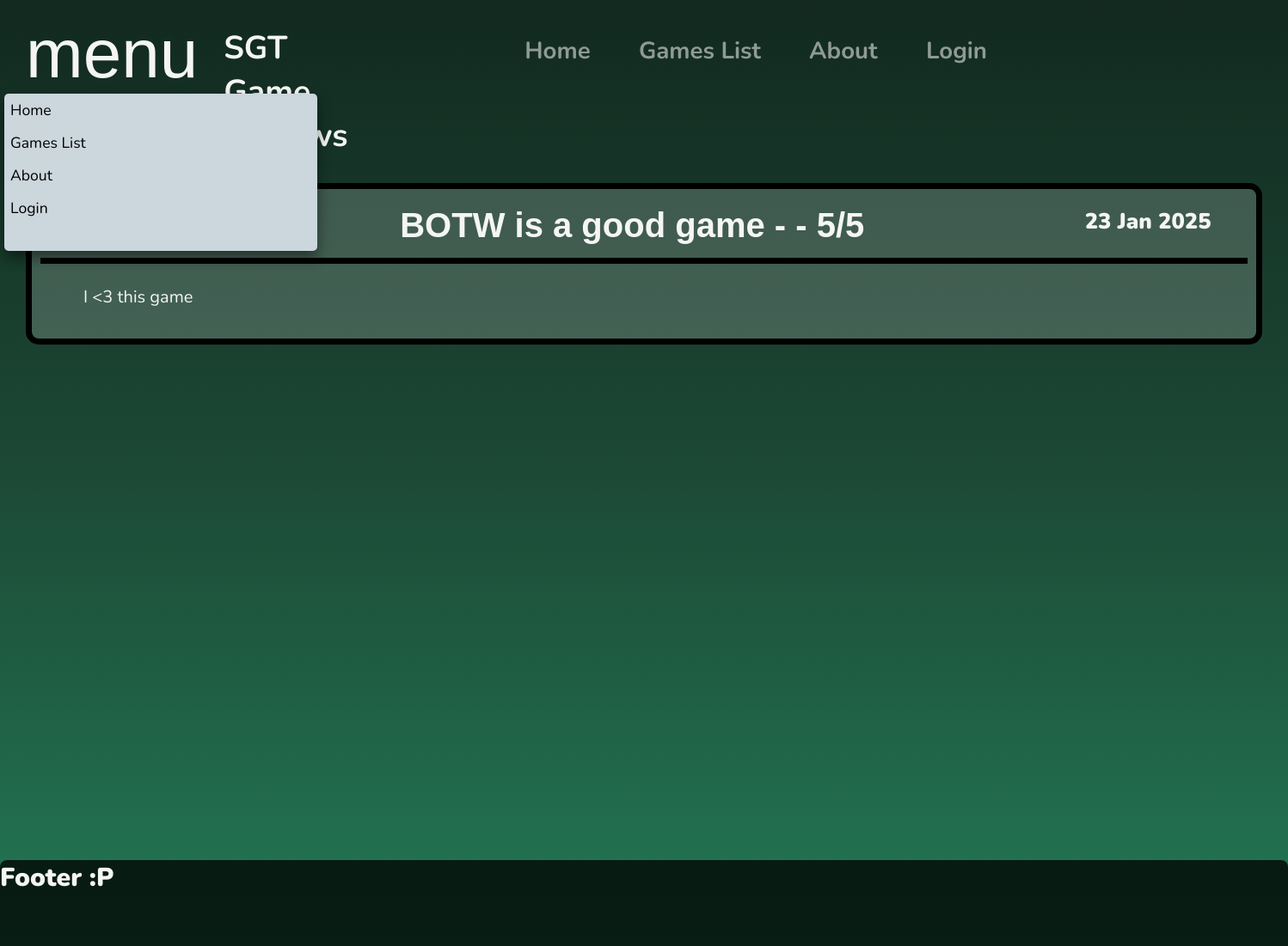
The app's page /reviews, older data.
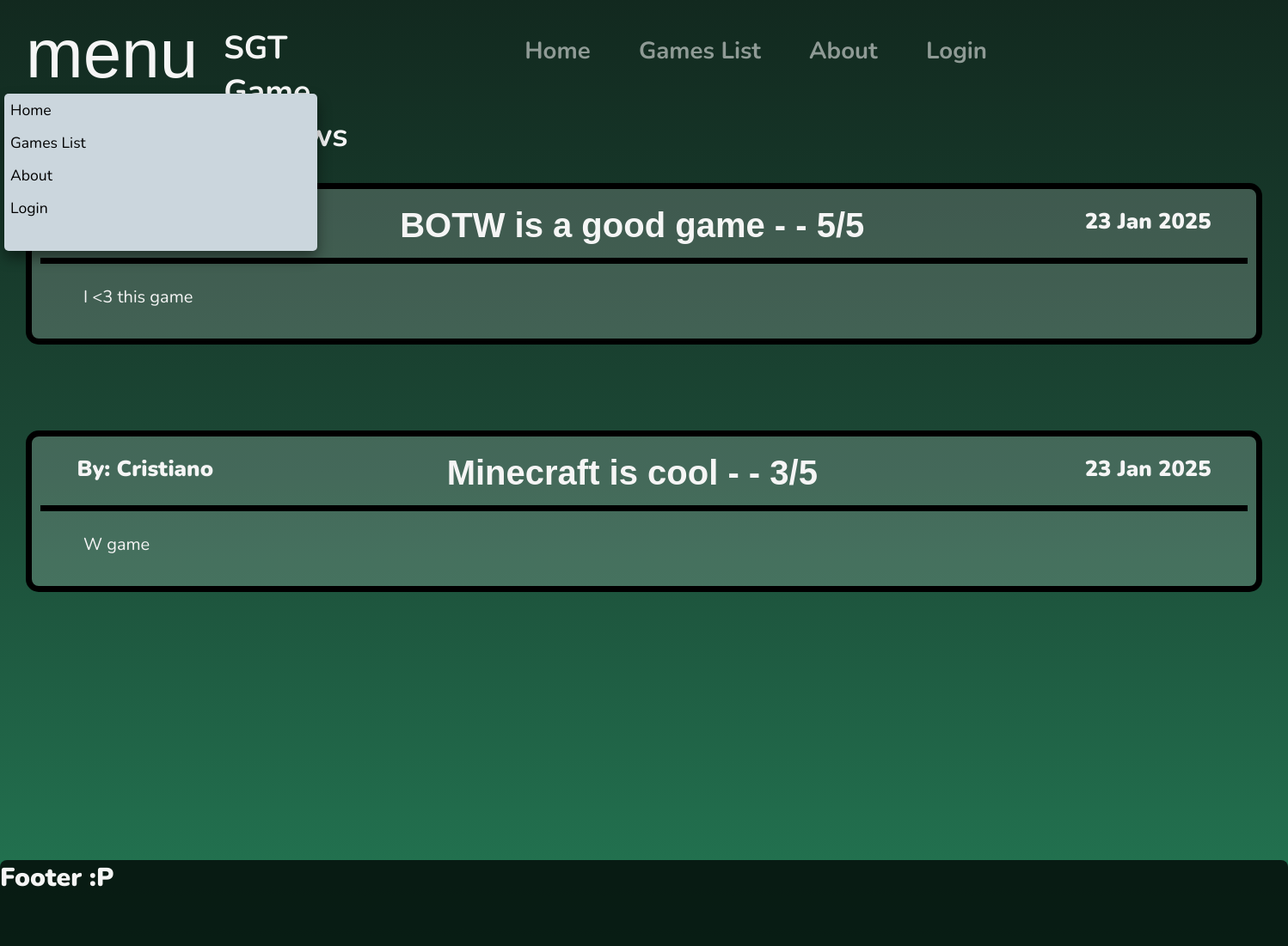
The same page, newer data.
### WEBSITE/models.py (models this page shows)
class Review(db.Model):
    id = db.Column(db.Integer, primary_key=True)
    text = db.Column(db.String(2000))
    score = db.Column(db.Integer)
    game = db.Column(db.String(1000))
    user_name = db.Column(db.String(150))
    user_id = db.Column(db.Integer)
    date = db.Column(db.String(2000))
    title = db.Column(db.String(50))

### WEBSITE/views.py (the view)
@views.route('/reviews', methods=['GET', 'POST'])
def view_reviews():
    row = 0
    reviews = db.session.query(Review).all()
    review_count = len(reviews)
    print(review_count)
    return render_template("reviews.html", page_title = "Reviews", user=current_user,
                           reviews=reviews, row=row, review_count=review_count
                           )

### WEBSITE/TEMPLATES/reviews.html (shortened to what this page needs)
{% extends "base.html" %}
{% block CSS %}<link rel="stylesheet" type="text/css" href="{{ url_for('static', filename='CSS/reviews.css') }}">{% endblock %}
{% block main %}
<main>
    <ul>
        {% set ns = namespace(row=0) %}
        {% for review in reviews %}
            {% if row < row + 1 %}
                <div class="REVIEW-BOX">
                    <div class="INFO">
                        <div class="USERNAME">By: {{ reviews[ns.row].user_name }}</div>
                        <div class="TITLE">{{ reviews[ns.row].title }} - - {{ reviews[ns.row].score }}/5</div>
                        <div class="DATE"> {{ reviews[ns.row].date }}</div>
                    </div>
                    <div class="REVIEW-AREA">
                        {{ reviews[ns.row].text }}
                    </div>
                </div>
                {% set ns.row = ns.row + 1 %}
                {% if row >= review_count: %}
                    {% set ns.row = review_count - 1 %}
                {% endif%}
            {% endif %}
        {% endfor %}
    </ul>
</main>
{% endblock %}

### WEBSITE/TEMPLATES/base.html (shortened to what this page needs)
<!DOCTYPE html>
<html>
<head>
    {% block CSS %}{% endblock %}
    <link rel="stylesheet" type="text/css" href="{{ url_for('static', filename='CSS/base.css') }}">
    <link rel="stylesheet" href="https://cdnjs.cloudflare.com/ajax/libs/font-awesome/4.7.0/css/font-awesome.min.css">
    <link rel="stylesheet" href="https://pyscript.net/releases/2024.11.1/core.css">
</head>
<body>
    <section class="TOP">
        <div class="DD-TITLE">
            <div class="DROPDOWN">
                <div class="DROP-BTN">
                    <button class="material-symbols-outlined">
                        <span class="MENU">menu</span>
                    </button>
                </div>
            </div>
            <header>
                <h1>SGT Game Reviews</h1>
            </header>
        </div>
        <nav>
            <a href="/">Home</a>
            <a href="/gamelist">Games List</a>
            <a href="/about">About</a>
            {% if user.is_authenticated %}
                <a href="/login">Account: {{user.username}}</a>
            {% else %}
                <a href="/login">Login</a>
            {% endif %}
        </nav>
    </section>
    <main>
        {% block main %}MAIN{% endblock %}
    </main>
    <footer>
        <marquee behaviour="scroll" direction="right" scrollamount="10">Footer :P</marquee>
    </footer>
</body>
</html>

### WEBSITE/static/CSS/reviews.css (style rules this page uses)
.REVIEW-BOX { display:block; block-size: auto; border-color: black; border-style: solid; border-radius: 15px; border-width: 7px; padding: 10px; padding-top: 5px; margin: 30px; margin-bottom: 100px; background-color: rgba(255, 255, 255, 0.175); }
.INFO { display: flex; border-bottom: 7px solid black; padding: 15px; }
.USERNAME { flex: 0.25; text-align: left; margin-left: 2%; font-size: 160%; font-weight: 900 ; }
.DATE { flex: 0.25; text-align: right; margin-right: 2%; font-size: 160%; font-weight: 900; }
.TITLE { font-family: Arial, Helvetica, sans-serif; flex: 1; text-align: center; margin-right: 2%; font-size: 250%; font-weight:800; }
.REVIEW-AREA { flex: 1; padding: 25px; padding-left: 50px; padding-right: 50px; text-align: left; margin-right: 2%; font-size: 125%; font-weight: 400; }

### WEBSITE/static/CSS/base.css (style rules this page uses)
* { margin:0; padding:0; box-sizing: border-box; }
html { min-height:max-content; min-width: fit-content; height:100px; width: 100%; }
body { background: linear-gradient(#12291f, #1c4936, #237954); font-family: "Nunito", serif; min-height: 100vh; display:flex; flex-direction: column; width: 100%; }
a { text-decoration: none; }
.TOP { min-width:max-content; size: auto; display: flex; margin-top: auto 0; padding: 0px; color:whitesmoke; }
.DD-TITLE { width: max-content; display: flex; flex: 1.4; }
header { text-align: left; background: none; font-size: 25px; user-select: none; flex:1; }
header h1 { margin-top: 30px; }
.MENU { font-size: 80px; }
.material-symbols-outlined { background: none; color: rgba(214, 188, 255, 0.733); border: none; cursor:pointer; }
.DROPDOWN { user-select: none; position: relative; display:inline-block; width: fit-content; flex:0.3; }
.DROP-BTN { margin-left: 30px; margin-top: 17px; margin-right: 30px; }
nav { min-width: max-content; font-size: 23px; font-weight: bold; flex: 2.5; padding-top: 40px; user-select: none; margin-right: 300px; text-align: right; }
nav a { margin-right: 50px; height: 100%; width: 100%; color: rgba(245,245,245,0.55); cursor: pointer; font-size:120%; }
main { margin-top: auto 1; height:fit-content; color:whitesmoke; min-height: 788px; }
footer { border-top-left-radius: 8px; border-top-right-radius: 8px; margin-top: auto; left: 0; bottom: 0; width: 100%; height:100px; background: rgba(0, 0, 0, 0.76); color: whitesmoke; font-size: 30px; font-weight: 900; }

Row changes from the older to the newer data that the page shows:
added Review: user_name "Cristiano", title "Minecraft is cool", score "3", date "23 Jan 2025", text "W game"
